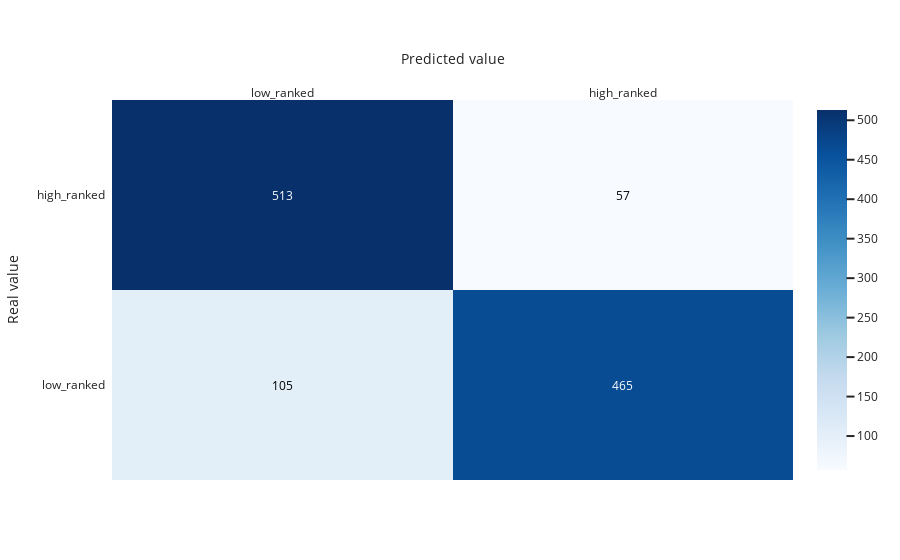

Notebook code for this chart:
### Markdown cell above
### Random forest

### Code cell
parameters = {'max_depth': [2,3,4,5,6,7,8,9,10], 'n_estimators': [10, 20, 50, 100], 'max_features': range(1, len(classification.x_train.iloc[0]) + 1), 'bootstrap':[True, False], 'min_samples_leaf': [10, 20, 30, 40, 50], 'min_samples_split': [10, 20, 30, 40, 50], "class_weight":['balanced', None, {0: 0.3, 1: 0.7}]}
parameters = {'max_depth': [2,3,4,5,6,7,8,9,10], 'n_estimators': [10, 20, 50, 100], 'max_features': ['sqrt', 'log2', None]}
best_model = classification.show_report("Random Forest", RandomForestClassifier(), parameters, validation_parameter='max_depth', normalization=False)

### Figure 1 — Plotly figure (JSON) as saved in the notebook; plotly's stock layout.template omitted (floating-point values rounded to 4 significant figures)
{"data": [{"colorscale": [[0, "rgb(247,251,255)"], [0.125, "rgb(222,235,247)"], [0.25, "rgb(198,219,239)"], [0.375, "rgb(158,202,225)"], [0.5, "rgb(107,174,214)"], [0.625, "rgb(66,146,198)"], [0.75, "rgb(33,113,181)"], [0.875, "rgb(8,81,156)"], [1, "rgb(8,48,107)"]], "reversescale": false, "showscale": true, "type": "heatmap", "x": ["low_ranked", "high_ranked"], "y": ["low_ranked", "high_ranked"], "z": [[105, 465], [513, 57]]}], "layout": {"annotations": [{"font": {"color": "#000000"}, "showarrow": false, "text": "105", "x": "low_ranked", "xref": "x", "y": "low_ranked", "yref": "y"}, {"font": {"color": "#FFFFFF"}, "showarrow": false, "text": "465", "x": "high_ranked", "xref": "x", "y": "low_ranked", "yref": "y"}, {"font": {"color": "#FFFFFF"}, "showarrow": false, "text": "513", "x": "low_ranked", "xref": "x", "y": "high_ranked", "yref": "y"}, {"font": {"color": "#000000"}, "showarrow": false, "text": "57", "x": "high_ranked", "xref": "x", "y": "high_ranked", "yref": "y"}], "xaxis": {"dtick": 1, "gridcolor": "rgb(0, 0, 0)", "side": "top", "ticks": "", "title": {"text": "Predicted value"}}, "yaxis": {"dtick": 1, "ticks": "", "ticksuffix": "  ", "title": {"text": "Real value"}}}}
